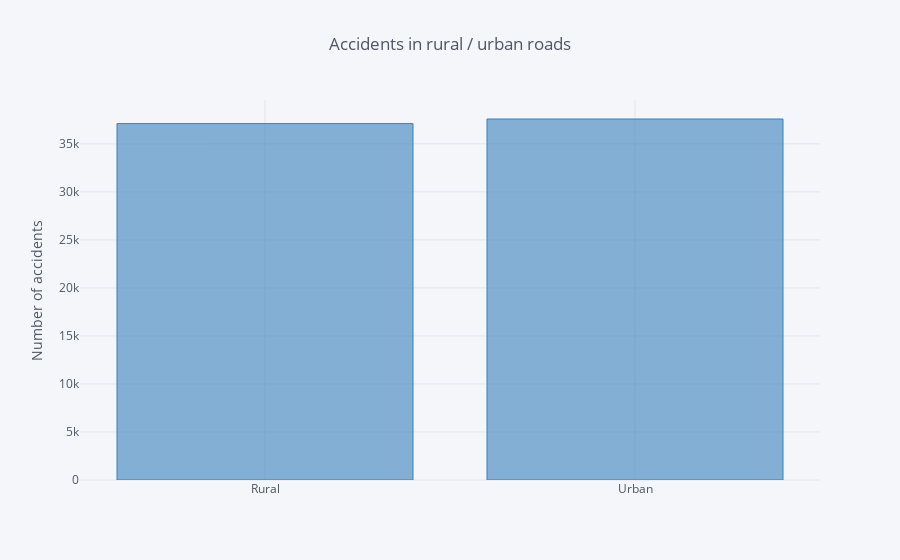

Write notebook code for a chart like this one.
### Code cell
#Bar plot accidents in rural or urban roads

data_road = df_person.groupby('rur_urb', as_index=False).agg({'st_case':'count'})

data_road.iplot(kind='bar', x='rur_urb', y='st_case',
           yTitle='Number of accidents', title='Accidents in rural / urban roads', color='blue')

### Figure 1 — Plotly figure (JSON) as saved in the notebook; plotly's stock layout.template omitted (floating-point values rounded to 4 significant figures)
{"data": [{"marker": {"color": "rgba(55, 128, 191, 0.6)", "line": {"color": "rgba(55, 128, 191, 1.0)", "width": 1}}, "name": "st_case", "orientation": "v", "text": "", "type": "bar", "uid": "235fb37c-470d-4f12-962f-0c79f19553d9", "x": ["Rural", "Urban"], "y": [37111, 37590]}], "layout": {"legend": {"bgcolor": "#F5F6F9", "font": {"color": "#4D5663"}}, "paper_bgcolor": "#F5F6F9", "plot_bgcolor": "#F5F6F9", "title": {"font": {"color": "#4D5663"}, "text": "Accidents in rural / urban roads"}, "xaxis": {"gridcolor": "#E1E5ED", "showgrid": true, "tickfont": {"color": "#4D5663"}, "title": {"font": {"color": "#4D5663"}, "text": ""}, "zerolinecolor": "#E1E5ED"}, "yaxis": {"gridcolor": "#E1E5ED", "showgrid": true, "tickfont": {"color": "#4D5663"}, "title": {"font": {"color": "#4D5663"}, "text": "Number of accidents"}, "zerolinecolor": "#E1E5ED"}}}
